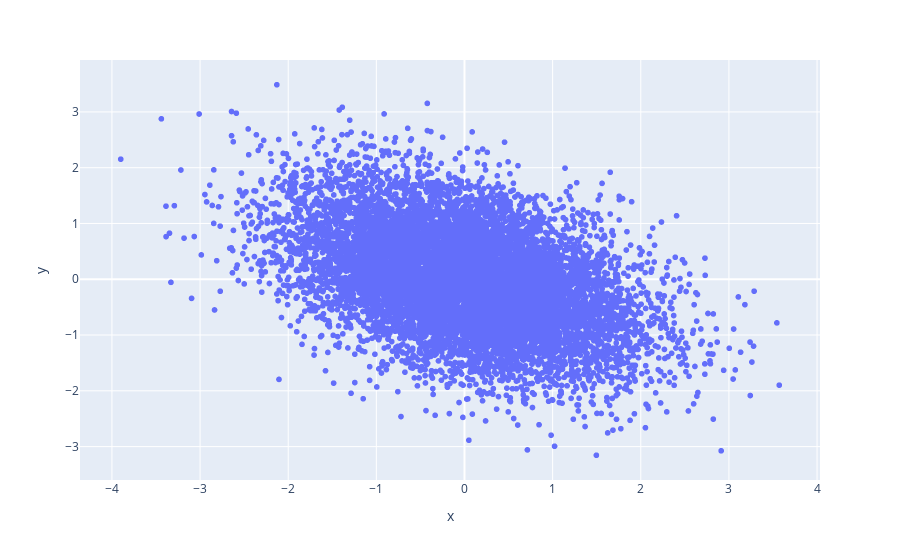

Write notebook code for a chart like this one.
### Code cell
fig = px.scatter(x = data[:-1,0], y = (data[1:,0]-data[:-1,0]))

fig.show()

### Figure 1 — Plotly figure (JSON) as saved in the notebook; plotly's stock layout.template omitted (floating-point values rounded to 4 significant figures; data arrays with more than 128 entries replaced by an {"elided": "..."} marker saying what was removed)
{"data": [{"hovertemplate": "x=%{x}<br>y=%{y}<extra></extra>", "legendgroup": "", "marker": {"color": "#636efa", "symbol": "circle"}, "mode": "markers", "name": "", "showlegend": false, "type": "scattergl", "x": {"elided": "9999 float values"}, "xaxis": "x", "y": {"elided": "9999 float values"}, "yaxis": "y"}], "layout": {"legend": {"tracegroupgap": 0}, "margin": {"t": 60}, "xaxis": {"anchor": "y", "domain": [0, 1], "title": {"text": "x"}}, "yaxis": {"anchor": "x", "domain": [0, 1], "title": {"text": "y"}}}}
